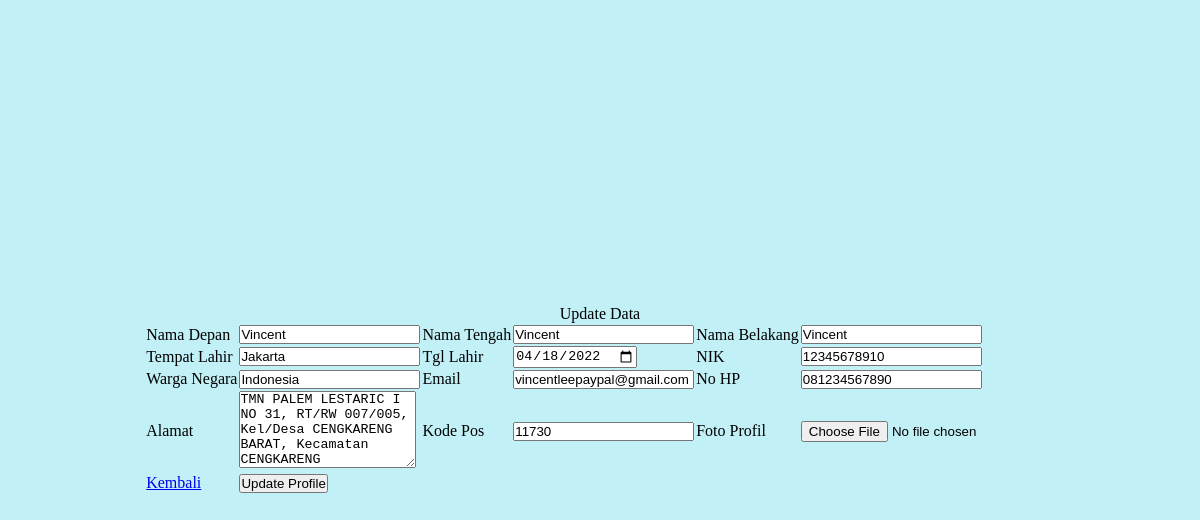
The app's page /EditProfil.php?nik=12345678910 with its own data.
### tables this page shows
CREATE TABLE `user_profile` (
  `namaDepan` varchar(20) NOT NULL,
  `namaTengah` varchar(20) NOT NULL,
  `namaBelakang` varchar(20) NOT NULL,
  `tempatLahir` varchar(20) NOT NULL,
  `tanggalLahir` date NOT NULL,
  `nik` char(20) NOT NULL,
  `wargaNegara` varchar(20) NOT NULL,
  `email` varchar(50) NOT NULL,
  `noHp` varchar(20) NOT NULL,
  `alamat` varchar(200) NOT NULL,
  `kodePos` char(5) NOT NULL,
  `imageDir` varchar(255) NOT NULL,
  `username` varchar(100) NOT NULL,
  `password1` varchar(25) NOT NULL,
  `password2` varchar(25) NOT NULL
);

### EditProfil.php (the view, shortened to what this page needs)
<?php
    include("./config.php");
    if(isset($_GET['nik'])){
        $str_query = "SELECT * FROM user_profile WHERE nik= '".$_GET['nik']."'";
        $query = mysqli_query($mysqli, $str_query);
        $data = mysqli_fetch_array($query);
    }
?>
<!DOCTYPE html>
<html lang="en">
<head>
    <link rel="stylesheet" href="./style.css">
</head>
<body>
    <div class="update-form">
        <form action="./prosesEditProfil.php" method="post" enctype="multipart/form-data">
            <table>
                <caption>Update Data</caption>
                <tr>
                    <td>Nama Depan</td>
                    <td><input type="text" name="namaDepan" value="<?php echo $data['namaDepan'] ?>"></td>
                    <td>Nama Tengah</td>
                    <td><input type="text" name="namaTengah" value="<?php echo $data['namaTengah'] ?>"></td>
                    <td>Nama Belakang</td>
                    <td><input type="text" name="namaBelakang" value="<?php echo $data['namaBelakang'] ?>"></td>
                </tr>
                <tr>
                    <td>Tempat Lahir</td>
                    <td><input type="text" name="tempatLahir" value="<?php echo $data['tempatLahir'] ?>"></td>
                    <td>Tgl Lahir</td>
                    <td><input type="date" name="tglLahir" placeholder="dd/mm/yyyy" value="<?php echo $data['tanggalLahir'] ?>"></td>
                    <td>NIK</td>
                    <td><input type="text" name="nik" value="<?php echo $data['nik'] ?>" readonly></td>
                </tr>
                <tr>
                    <td>Warga Negara</td>
                    <td><input type="text" name="wargaNegara" value="<?php echo $data['wargaNegara'] ?>"></td>
                    <td>Email</td>
                    <td><input type="text" name="email" value="<?php echo $data['email'] ?>"></td>
                    <td>No HP</td>
                    <td><input type="text" name="noHp" value="<?php echo $data['noHp'] ?>"></td>
                </tr>
                <tr>
                    <td>Alamat</td>
                    <td><textarea name="alamat" cols="20" rows="5"><?php echo $data['alamat'] ?></textarea></td>
                    <td>Kode Pos</td>
                    <td><input type="text" name="kodePos" value="<?php echo $data['kodePos'] ?>"></td>
                    <td>Foto Profil</td>
                    <td><input type="file" name="ubahProfil"></td>
                </tr>
                <tr>
                    <td><a href="./profile.php">Kembali</a></td>
                    <td><button type="submit" name="editProfile">Update Profile</button></td>
                </tr>
            </table>
        </form>
    </div>
</body>
</html>

### style.css (style rules this page uses)
* { padding: 0px; margin: 0px; }
.update-form { background-color: #c2f0f7; width: 100%; height: 100vh; display: flex; align-items: center; justify-content: center; }

### records on screen
user_profile: namaDepan "Vincent", namaTengah "Vincent", namaBelakang "Vincent", tempatLahir "Jakarta", tglLahir "04/18/2022", nik "12345678910", wargaNegara "Indonesia", email "vincentleepaypal@gmail.com", noHp "081234567890", alamat "TMN PALEM LESTARIC I NO 31, RT/RW 007/005, Kel/Desa CENGKARENG BARAT, Kecamatan CENGKARENG", kodePos "11730"
